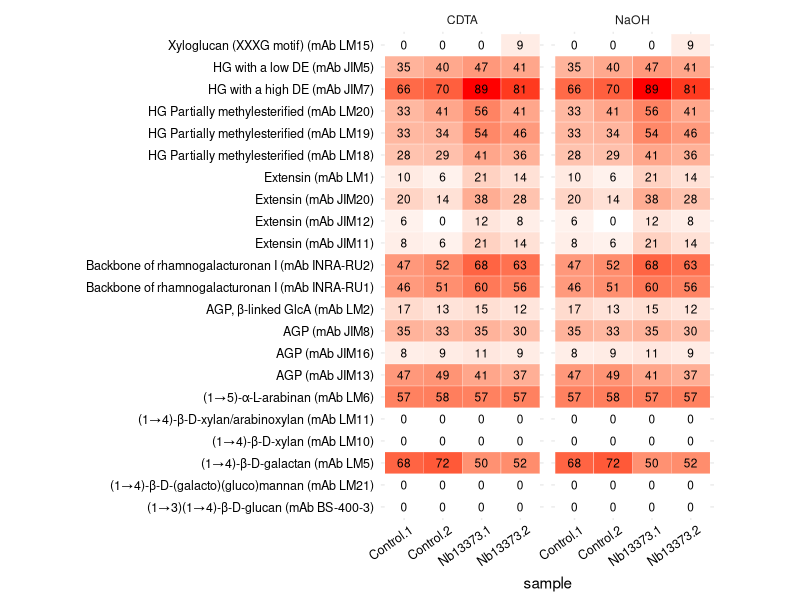
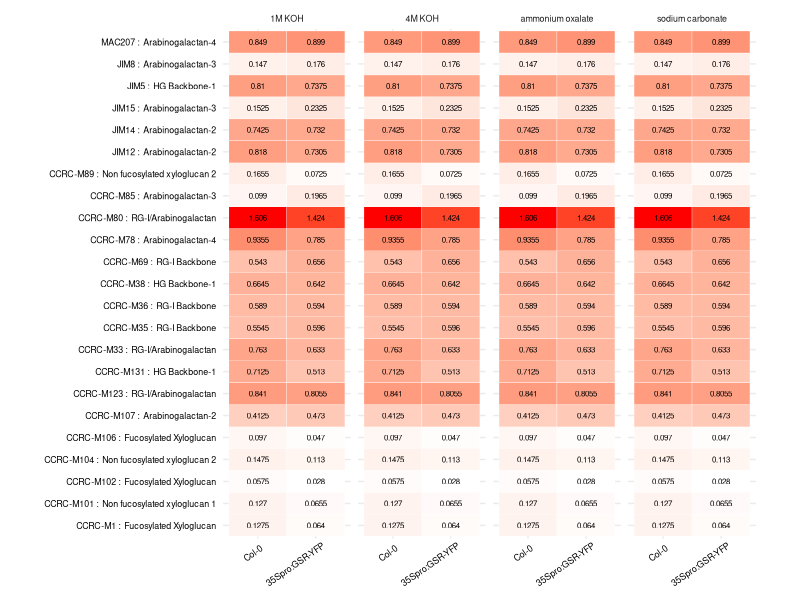

The R source for these figures, in order:
## ---- chunk 1
knitr::opts_chunk$set(echo = TRUE)
## ---- chunk 2
set.seed(586)
## ---- chunk 3
library(reshape2)
library(tidyverse)
library(ggplot2)
## ---- chunk 4
compp <- read.csv("Nb13373_CoMPP.csv", stringsAsFactors = F)
colnames(compp) <- c("mAb", "Control.1", "Control.2", "Nb13373.1", "Nb13373.2", "Control.1", "Control.2", "Nb13373.1", "Nb13373.2")
compp.m <- melt(compp)
colnames(compp.m) <- c("mAb", "sample", "value")
compp.m$treatment <- c(rep("CDTA", 88),rep("NaOH", 88))
## ---- chunk 5
compp.m.heatmap <- ggplot(data = compp.m, aes(x=mAb, y=sample, fill=value)) +
  geom_tile(color="white") + 
  scale_fill_gradient(low = "white", high = "red") + 
  geom_text(aes(label = value), size=3)+
  coord_flip()+
  theme_minimal()+
  facet_wrap(~treatment)+
  theme(axis.text.y = element_text(size=9, color = "black"),
        axis.text.x = element_text(size=9, angle = 35, hjust = .9, color = "black"),
        axis.title.y = element_blank(),
        aspect.ratio = 3,
        legend.position = "none")
ggsave("Fig_Nb13373_CoMPP.tiff", dpi = 300)
## ---- chunk 6
elisa <- read.csv("ELISA_gsrOE.csv",stringsAsFactors = F)
elisa$mAb <- paste(elisa$mAb, ": ", elisa$epitope)
elisa <- elisa[,-2]
colnames(elisa) <- c("mAb", rep(c("Col-0", "35Spro:GSR-YFP"), 4))
elisa.m <- melt(elisa)
colnames(elisa.m) <- c("mAb", "sample", "value") 
elisa.m$treatment <- c(rep("ammonium oxalate", 46), rep("sodium carbonate", 46), rep("1M KOH", 46), rep("4M KOH", 46))
## ---- chunk 7
elisa.m.heatmap <- ggplot(data = elisa.m, aes(x=mAb, y=sample, fill=value)) +
  geom_tile(color="white") + 
  scale_fill_gradient(low = "white", high = "red") + 
  geom_text(aes(label = value), size=2)+
  coord_flip()+
  theme_minimal()+
  facet_wrap(~treatment, nrow = 1)+
  theme(text = element_text(size=8),
        axis.text.y = element_text(color = "black"),
        axis.text.x = element_text(angle = 35, hjust = .9, color = "black"),
        axis.title = element_blank(),
        aspect.ratio = 4,
        legend.position = "none")
ggsave("Fig_DUF23OE_ELISA.tiff", dpi = 300)
